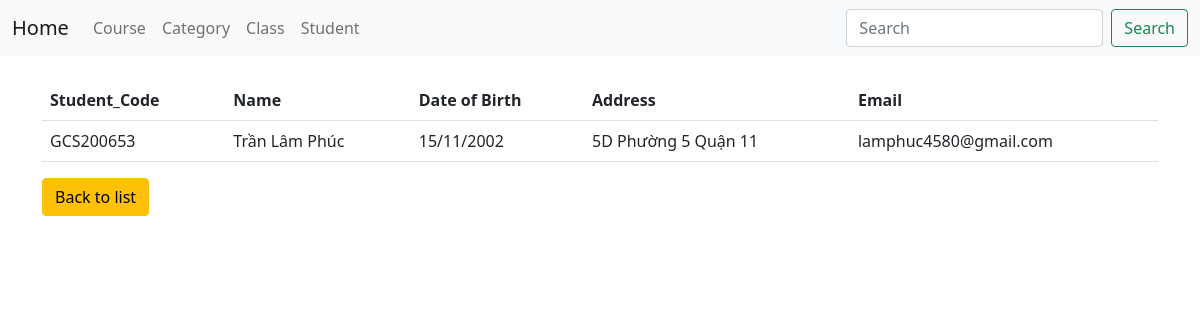
Page /student/student/1 on the earlier database version.
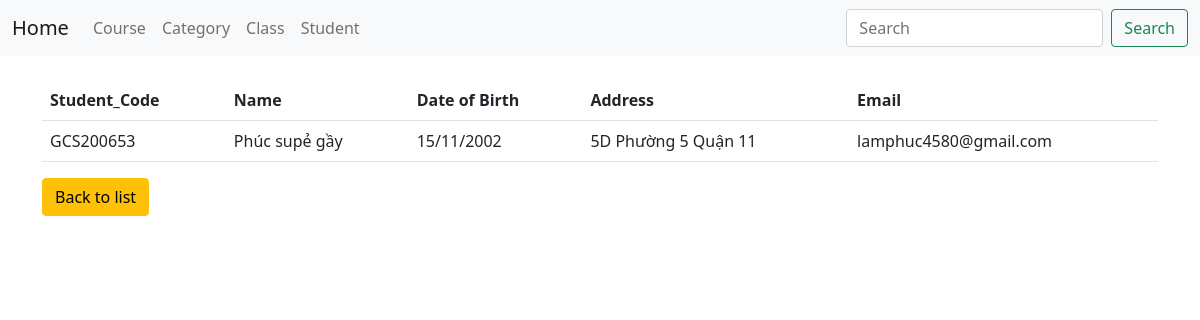
Same page on the later database version.
### student/models.py (models this page shows, shortened)
class Student(models.Model):
    student_code = models.CharField(max_length=10)
    name = models.CharField(max_length=30)
    address = models.TextField(max_length=30)
    email = models.EmailField(max_length=30)
    dob = models.CharField(max_length=11)
    course = models.ForeignKey(Course, on_delete=models.CASCADE)
    classroom = models.ForeignKey(ClassRoom, on_delete=models.CASCADE)

### student/views.py (the view)
# urls.py: path("student/<int:id>", views.student_details),
def student_details(request, id):
    student = Student.objects.get(id=id)
    context = {
        "student": student,
    }
    return render(request, "student/student/student_details.html", context)

### student/templates/student/student/student_details.html
{% extends 'base.html' %}
{% block content %}
<table class="table">
    <tr>
        <th>Student_Code</th>
        <th>Name</th>
        <th>Date of Birth</th>
        <th>Address</th>
        <th>Email</th>
    </tr>
    <tr>
        <td>{{student.student_code}}</td>
        <td>{{student.name}}</td>
        <td>{{student.dob}}</td>
        <td>{{student.address}}</td>
        <td>{{student.email}}</td>
    </tr>
</table>
<a class="btn btn-warning" href="back_to_studentlist">Back to list</a>
{% endblock content %}

Differences in the rows shown:
changed Student "GCS200653": name "Trần Lâm Phúc" → "Phúc supẻ gầy"
